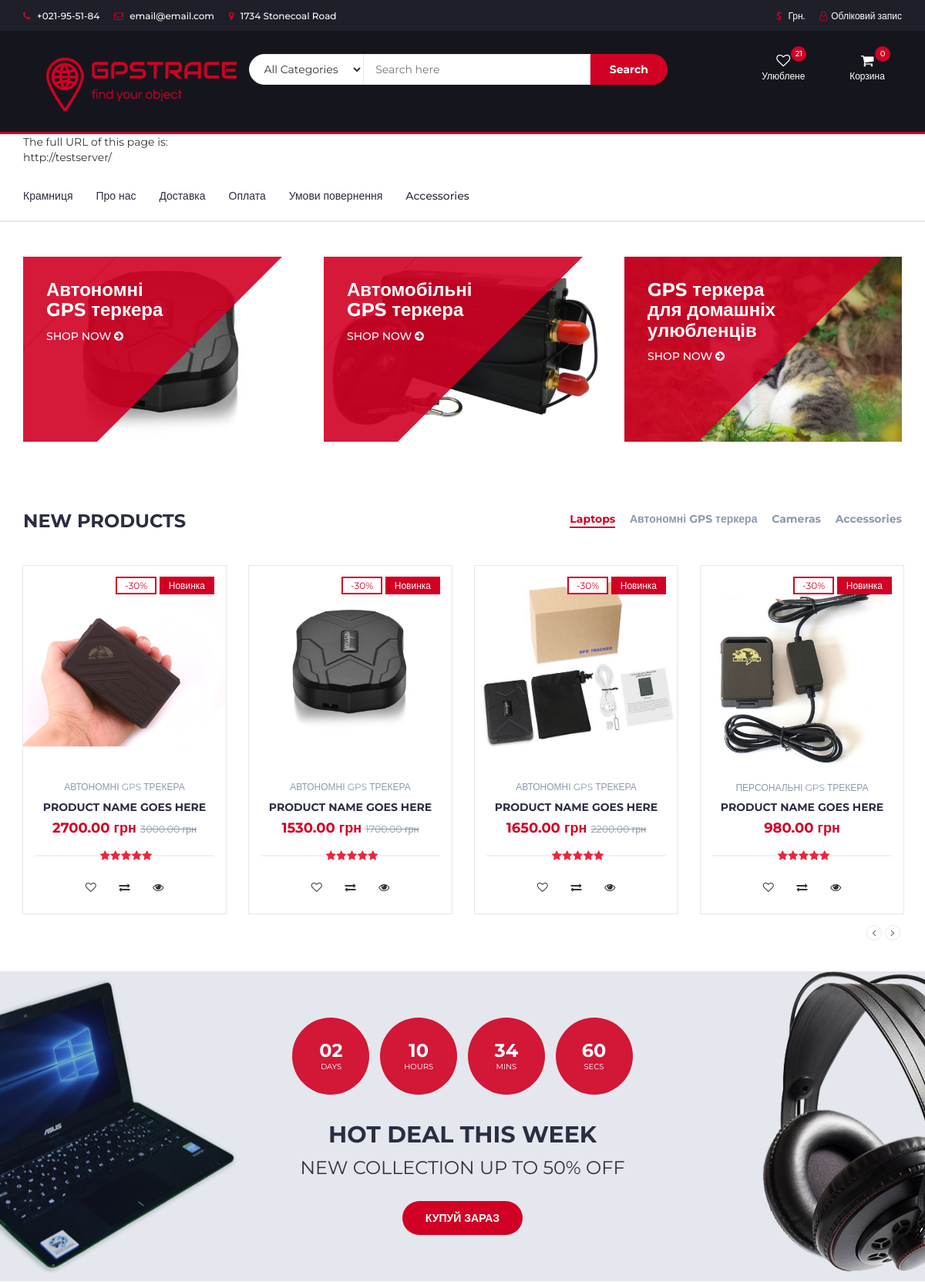
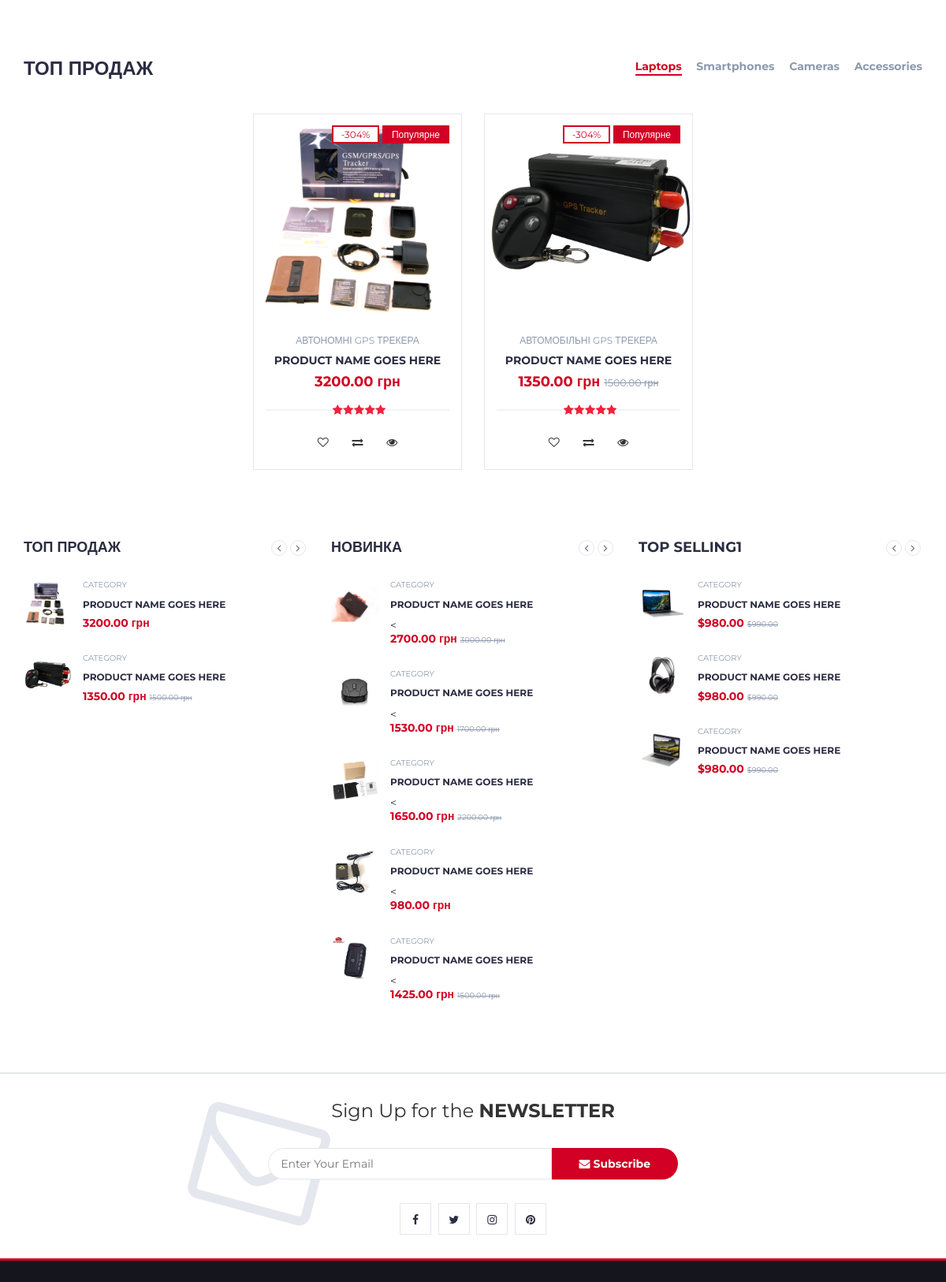
The page / (upper part) on the database its author committed (2 pictures, top to bottom).
### store/models.py (models this page shows, shortened)
class Item(models.Model):
    title = models.CharField(max_length=100, null=True, verbose_name='Назва товару')
    slug = models.SlugField(max_length=100, unique=True, db_index=True, null=True)
    photo = models.ImageField(upload_to='img', null=True)
    price = models.DecimalField(max_digits=7, decimal_places=2, blank=True, null=True, verbose_name='Ціна товару')
    discount = models.DecimalField(max_digits=7, decimal_places=2, blank=True, null=True, verbose_name='Знижка у %')
    description = models.TextField(max_length=5000, null=True, blank=True, verbose_name='Опис')
    label = models.CharField(choices=LABEL_CHOICES, max_length=20, null=True, blank=True, verbose_name='Акційна мітка')
    battery = models.CharField(choices=BATTERY_CHOICES, max_length=20, null=True, blank=True,
                               verbose_name='Ємність акумуляторної батареї')
    cat = models.ForeignKey('Category', on_delete=models.PROTECT, null=True)
    quantity = models.IntegerField(default=1)
    def discount_price_calculation(self):
        self.discount_price = self.price - (self.price * (self.discount / 100))
        return self.discount_price

class Category(models.Model):
    name = models.CharField(max_length=100, db_index=True, verbose_name='Категорія')
    slug = models.SlugField(max_length=255, unique=True, db_index=True, verbose_name='URL', null=True)
    def __str__(self):
        return self.name

### store/views.py (the view)
# urls.py: path('', IndexView.as_view(), name='home'),
class IndexView(ListView):
    model = Item
    template_name = "store/index.html"
    context_object_name = 'index_items'

### store/templatetags/store_tags.py (called while the page is built)
@register.filter
def cart_item_count(user):
    if user.is_authenticated:
        qs = Order.objects.filter(user=user, ordered=False)
        if qs.exists():
            return qs[0].items.count()
    return 0

### store/templates/store/index.html (shortened to what this page needs)
<!DOCTYPE html>
{% load static %}
{% load store_tags %}
<html lang="en">
	<head>
		<link type="text/css" rel="stylesheet" href="{% static 'css/bootstrap.min.css' %}"/>
		<link type="text/css" rel="stylesheet" href="{% static 'css/slick.css' %}"/>
		<link type="text/css" rel="stylesheet" href="{% static 'css/slick-theme.css' %}"/>
		<link type="text/css" rel="stylesheet" href="{% static 'css/nouislider.min.css' %}"/>
		<link rel="stylesheet" href="{% static 'css/font-awesome.min.css' %}">
		<link type="text/css" rel="stylesheet" href="{% static 'css/style.css' %}"/>
    </head>
	<body>
{% include "store/navbar.html" %}
		<div class="section">
			<div class="container">
				<div class="row">
					<div class="col-md-4 col-xs-6">
						<div class="shop">
							<div class="shop-img">
								<img src="{% static './img/tk9052.jpg' %}" alt="">
							</div>
							<div class="shop-body">
								<h3>Автономні<br>GPS теркера</h3>
								<a href="#" class="cta-btn">Shop now <i class="fa fa-arrow-circle-right"></i></a>
							</div>
						</div>
					</div>
					<div class="col-md-4 col-xs-6">
						<div class="shop">
							<div class="shop-img">
								<img src="{% static './img/TK103B1.jpg' %}" alt="">
							</div>
							<div class="shop-body">
								<h3>Автомобільні<br>GPS теркера</h3>
								<a href="#" class="cta-btn">Shop now <i class="fa fa-arrow-circle-right"></i></a>
							</div>
						</div>
					</div>
					<div class="col-md-4 col-xs-6">
						<div class="shop">
							<div class="shop-img">
								<img src="{% static './img/tk911.png' %}" alt="">
							</div>
							<div class="shop-body">
								<h3>GPS теркера<br>для домашніх улюбленців</h3>
								<a href="#" class="cta-btn">Shop now <i class="fa fa-arrow-circle-right"></i></a>
							</div>
						</div>
					</div>
				</div>
			</div>
		</div>
		<div class="section">
			<div class="container">
				<div class="row">
					<div class="col-md-12">
						<div class="section-title">
							<h3 class="title">New Products</h3>
							<div class="section-nav">
								<ul class="section-tab-nav tab-nav">
									<li class="active"><a data-toggle="tab" href="#tab1">Laptops</a></li>
									<li><a data-toggle="tab" href="#tab1">Автономні GPS теркера</a></li>
									<li><a data-toggle="tab" href="#tab1">Cameras</a></li>
									<li><a data-toggle="tab" href="#tab1">Accessories</a></li>
								</ul>
							</div>
						</div>
					</div>
					<div class="col-md-12">
						<div class="row">
							<div class="products-tabs">
								<div id="tab1" class="tab-pane active">
									<div class="products-slick" data-nav="#slick-nav-1">
										{% for item in index_items %}
										{% if item.label == "Новинка" %}
										<div class="product">
											<div class="product-img">
												<img src="{{ item.photo.url }}" alt="">
												<div class="product-label">
													<span class="sale">-30%</span>
													{% if item.label %}
                                                        <span class="new">{{item.label}}</span>
                                                        {% endif %}
												</div>
											</div>
											<div class="product-body">
												<p class="product-category">{{item.cat}}</p>
												<h3 class="product-name"><a href="#">product name goes here</a></h3>
												{% if item.discount %}
                                                    <h4 class="product-price">{{item.discount_price_calculation | floatformat:2}} грн
                                                        <del class="product-old-price">{{item.price}} грн</del>
                                                    </h4>
                                                    {% else %}
                                                    <h4 class="product-price">{{item.price}} грн </h4>
                                                    {% endif %}
												<div class="product-rating">
													<i class="fa fa-star"></i>
													<i class="fa fa-star"></i>
													<i class="fa fa-star"></i>
													<i class="fa fa-star"></i>
													<i class="fa fa-star"></i>
												</div>
												<div class="product-btns">
													<button class="add-to-wishlist"><i class="fa fa-heart-o"></i><span class="tooltipp">add to wishlist</span></button>
													<button class="add-to-compare"><i class="fa fa-exchange"></i><span class="tooltipp">add to compare</span></button>
													<button class="quick-view"><i class="fa fa-eye"></i><span class="tooltipp">quick view</span></button>
												</div>
											</div>
											<div class="add-to-cart">
												<button class="add-to-cart-btn"> add to cart</button>
											</div>
										</div>
										{% endif %}
										{% endfor %}
										</div>
									<div id="slick-nav-1" class="products-slick-nav"></div>
								</div>
							</div>
						</div>
					</div>
				</div>
			</div>
		</div>
		<div id="hot-deal" class="section">
			<div class="container">
				<div class="row">
					<div class="col-md-12">
						<div class="hot-deal">
							<ul class="hot-deal-countdown">
								<li>
									<div>
										<h3>02</h3>
										<span>Days</span>
									</div>
								</li>
								<li>
									<div>
										<h3>10</h3>
										<span>Hours</span>
									</div>
								</li>
								<li>
									<div>
										<h3>34</h3>
										<span>Mins</span>
									</div>
								</li>
								<li>
									<div>
										<h3>60</h3>
										<span>Secs</span>
									</div>
								</li>
							</ul>
							<h2 class="text-uppercase">hot deal this week</h2>
							<p>New Collection Up to 50% OFF</p>
							<a class="primary-btn cta-btn" href="#">Купуй зараз</a>
						</div>
					</div>
				</div>
			</div>
		</div>
		<div class="section">
			<div class="container">
				<div class="row">
					<div class="col-md-12">
						<div class="section-title">
							<h3 class="title">Топ продаж</h3>
							<div class="section-nav">
								<ul class="section-tab-nav tab-nav">
									<li class="active"><a data-toggle="tab" href="#tab2">Laptops</a></li>
									<li><a data-toggle="tab" href="#tab2">Smartphones</a></li>
									<li><a data-toggle="tab" href="#tab2">Cameras</a></li>
									<li><a data-toggle="tab" href="#tab2">Accessories</a></li>
								</ul>
							</div>
						</div>
					</div>
					<div class="col-md-12">
						<div class="row">
							<div class="products-tabs">
								<div id="tab2" class="tab-pane fade in active">
									<div class="products-slick" data-nav="#slick-nav-2">
										{% for item in index_items %}
										{% if item.label == "Популярне" %}
										<div class="product">
											<div class="product-img">
												<img src="{{ item.photo.url }}" alt="">
												<div class="product-label">
													<span class="sale">-304%</span>
													 {% if item.label %}
                                                        <span class="new">{{item.label}}</span>
                                                        {% endif %}
												</div>
											</div>
											<div class="product-body">
												<p class="product-category">{{item.cat}}</p>
												<h3 class="product-name"><a href="#">product name goes here</a></h3>
												{% if item.discount %}
                                                    <h4 class="product-price">{{item.discount_price_calculation | floatformat:2}} грн
                                                        <del class="product-old-price">{{item.price}} грн</del>
                                                    </h4>
                                                    {% else %}
                                                    <h4 class="product-price">{{item.price}} грн </h4>
                                                    {% endif %}
												<div class="product-rating">
													<i class="fa fa-star"></i>
													<i class="fa fa-star"></i>
													<i class="fa fa-star"></i>
													<i class="fa fa-star"></i>
													<i class="fa fa-star"></i>
												</div>
												<div class="product-btns">
													<button class="add-to-wishlist"><i class="fa fa-heart-o"></i><span class="tooltipp">add to wishlist</span></button>
													<button class="add-to-compare"><i class="fa fa-exchange"></i><span class="tooltipp">add to compare</span></button>
													<button class="quick-view"><i class="fa fa-eye"></i><span class="tooltipp">quick view</span></button>
												</div>
											</div>
											<div class="add-to-cart">
												<button class="add-to-cart-btn"> add to cart</button>
											</div>
										</div>
										{% endif %}
										{% endfor %}
									</div>
								</div>
							</div>
						</div>
					</div>
				</div>
			</div>
		</div>
		<div class="section">
			<div class="container">
				<div class="row">
					<div class="col-md-4 col-xs-6">
						<div class="section-title">
							<h4 class="title">Топ продаж</h4>
							<div class="section-nav">
								<div id="slick-nav-3" class="products-slick-nav"></div>
							</div>
						</div>
						<div class="products-widget-slick" data-nav="#slick-nav-3">
							<div>
								{% for item in index_items %}
								{% if item.label == "Популярне" %}
								<div class="product-widget">
									<div class="product-img">
										<img src="{{ item.photo.url }}" alt="">
									</div>
									<div class="product-body">
										<p class="product-category">Category</p>
										<h3 class="product-name"><a href="#">product name goes here</a></h3>
										{% if item.discount %}
                                                    <h4 class="product-price">{{item.discount_price_calculation | floatformat:2}} грн
                                                        <del class="product-old-price">{{item.price}} грн</del>
                                                    </h4>
                                                    {% else %}
                                                    <h4 class="product-price">{{item.price}} грн </h4>
                                                    {% endif %}
									</div>
								</div>
								{% endif %}
								{% endfor %}
							</div>
						</div>
					</div>
					<div class="col-md-4 col-xs-6">
						<div class="section-title">
							<h4 class="title">Новинка</h4>
							<div class="section-nav">
								<div id="slick-nav-4" class="products-slick-nav"></div>
							</div>
						</div>
						<div class="products-widget-slick" data-nav="#slick-nav-4">
							<div>
												{% for item in index_items %}
								{% if item.label == "Новинка" %}
								<div class="product-widget">
									<div class="product-img">
										<img src="{{ item.photo.url }}" alt="">
									</div>
									<div class="product-body">
										<p class="product-category">Category</p>
										<h3 class="product-name"><a href="#">product name goes here</a></h3>
										<{% if item.discount %}
                                                    <h4 class="product-price">{{item.discount_price_calculation | floatformat:2}} грн
                                                        <del class="product-old-price">{{item.price}} грн</del>
                                                    </h4>
                                                    {% else %}
                                                    <h4 class="product-price">{{item.price}} грн </h4>
                                                    {% endif %}
									</div>
								</div>
								{% endif %}
								{% endfor %}
							</div>
						</div>
					</div>
					<div class="col-md-4 col-xs-6">
						<div class="section-title">
							<h4 class="title">Top selling1</h4>
							<div class="section-nav">
								<div id="slick-nav-5" class="products-slick-nav"></div>
							</div>
						</div>
						<div class="products-widget-slick" data-nav="#slick-nav-5">
							<div>
								<div class="product-widget">
									<div class="product-img">
										<img src="{% static './img/product01.png' %}" alt="">
									</div>
									<div class="product-body">
										<p class="product-category">Category</p>
										<h3 class="product-name"><a href="#">product name goes here</a></h3>
										<h4 class="product-price">$980.00 <del class="product-old-price">$990.00</del></h4>
									</div>
								</div>
								<div class="product-widget">
									<div class="product-img">
										<img src="{% static './img/product02.png' %}" alt="">
									</div>
									<div class="product-body">
										<p class="product-category">Category</p>
										<h3 class="product-name"><a href="#">product name goes here</a></h3>
										<h4 class="product-price">$980.00 <del class="product-old-price">$990.00</del></h4>
									</div>
								</div>
								<div class="product-widget">
									<div class="product-img">
										<img src="{% static './img/product03.png' %}" alt="">
									</div>
									<div class="product-body">
										<p class="product-category">Category</p>
										<h3 class="product-name"><a href="#">product name goes here</a></h3>
										<h4 class="product-price">$980.00 <del class="product-old-price">$990.00</del></h4>
									</div>
								</div>
							</div>
						</div>
					</div>
				</div>
			</div>
		</div>
{% include "store/footer.html" %}
	</body>
</html>

### rows shown on the page
Item: photo (picture), label "Новинка", cat "АВТОНОМНІ GPS ТРЕКЕРА", discount_price_calculation "2700.00", price "3000.00"
Item: photo (picture), label "Новинка", cat "АВТОНОМНІ GPS ТРЕКЕРА", discount_price_calculation "1530.00", price "1700.00"
Item: photo (picture), label "Новинка", cat "АВТОНОМНІ GPS ТРЕКЕРА", discount_price_calculation "1650.00", price "2200.00"
Item: photo (picture), label "Новинка", cat "ПЕРСОНАЛЬНІ GPS ТРЕКЕРА", price "980.00"
Item: photo (picture), label "Популярне", cat "АВТОНОМНІ GPS ТРЕКЕРА", price "3200.00"
Item: photo (picture), label "Популярне", cat "АВТОМОБІЛЬНІ GPS ТРЕКЕРА", discount_price_calculation "1350.00", price "1500.00"
Item: photo (picture), discount_price_calculation "1425.00", price "1500.00"

### other values the page prints
{{ request.user|cart_item_count }} "0"
